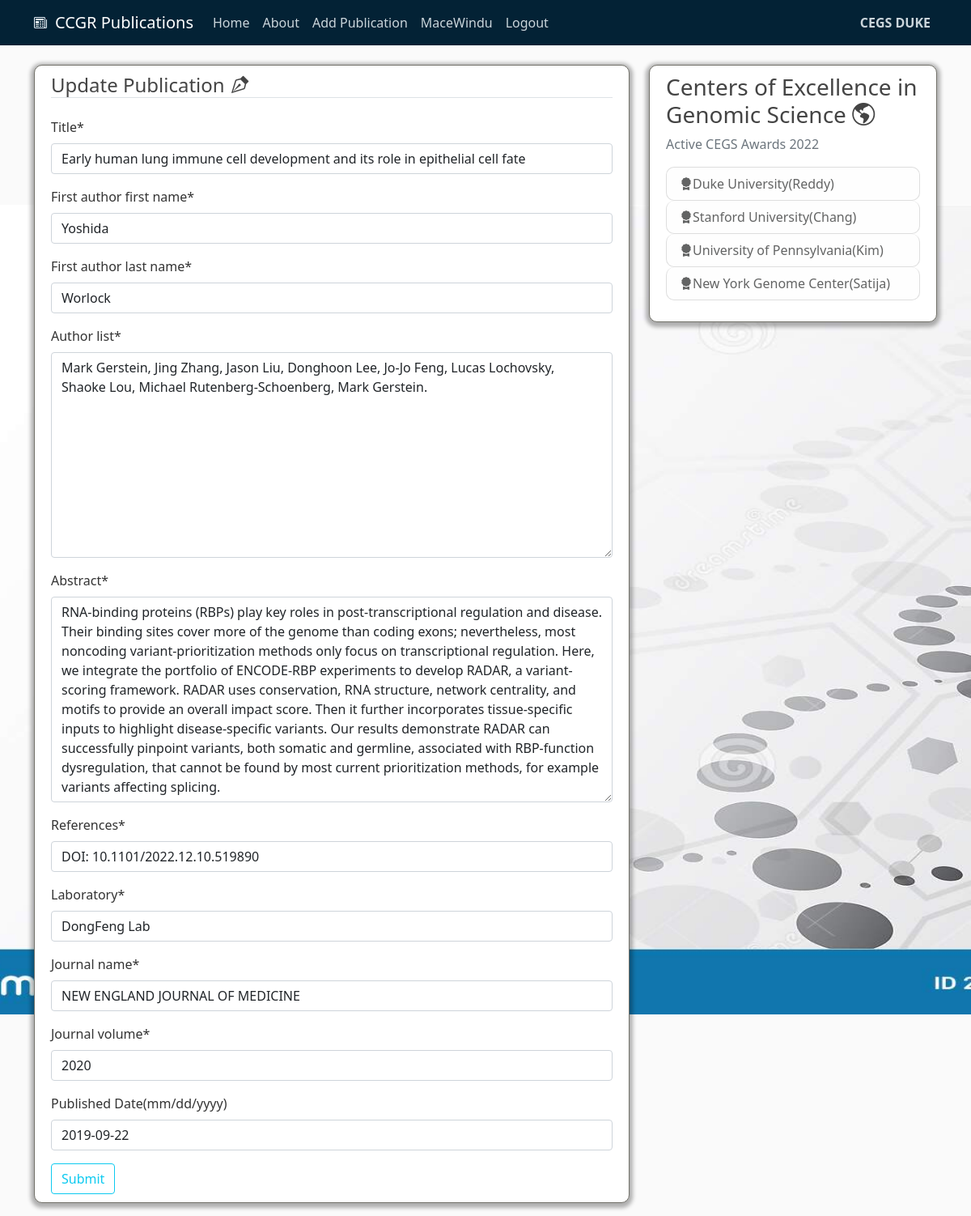
/publication/3/update/ (signed in), run on the app's committed database.
### publications/models.py (models this page shows, shortened)
class Publication(models.Model):
    title = models.CharField(max_length=115)
    first_author_first_name = models.CharField(max_length=20)
    first_author_last_name = models.CharField(max_length=20)
    author_list = models.TextField()
    abstract = models.TextField()
    references = models.CharField(max_length=50)
    laboratory = models.CharField(max_length=50)
    journal_name = models.CharField(max_length=50)
    journal_volume = models.CharField(max_length=10)
    published_date = models.DateField("Published Date(mm/dd/yyyy)",
        auto_now_add=False, auto_now=False, blank=True, null=True
    )
    date_posted = models.DateTimeField(default=timezone.now)
    user = models.ForeignKey(User, on_delete=models.CASCADE)

### publications/views.py (the view, shortened to what this page needs)
class PublicationUpdateView(LoginRequiredMixin, UserPassesTestMixin, UpdateView):
    model = Publication
    fields = ["title","first_author_first_name","first_author_last_name","author_list", "abstract", "references", "laboratory", "journal_name", "journal_volume","published_date"]
    def test_func(self):
        publication = self.get_object()
        if self.request.user == publication.user:
            return True
        return False

### publications/templates/publications/publication_form.html (shortened to what this page needs)
{% extends "publications/application.html" %}
{% load crispy_forms_tags %}
{% block content %}
<div class="content-section">
    <form method="POST">
        <fieldset class="form-group">
            {% if publication.user == user %}
                <h4><legend class="border-bottom mb-4">Update Publication <i class="bi bi-vector-pen"></i></legend></h4>
            {% else %}
            <h4><legend class="border-bottom mb-4">Add Publication <i class="bi bi-vector-pen"></i></legend></h4>
            {% endif %}
            {{ form|crispy }}
        </fieldset>
        <div class="form-group">
            <button class="btn btn-outline-info" type="submit">Submit</button>
        </div>
    </form>
</div>
{% endblock content %}

### publications/templates/publications/application.html (shortened to what this page needs)
{% load static %}
<!DOCTYPE html>
<html>
<head>
  <link href="https://cdn.jsdelivr.net/npm/bootstrap@5.0.2/dist/css/bootstrap.min.css" rel="stylesheet"
>
  <link rel="stylesheet" href="https://cdn.jsdelivr.net/npm/bootstrap-icons@1.10.2/font/bootstrap-icons.css">
  <link rel="stylesheet" type="text/css" href="{% static 'publications/main.css' %}">
</head>
<body id="bg" style="background-image: url('{% static 'publications/background-image3.jpg'%}')">
  <header class="site-header">
    <nav class="navbar navbar-expand-md navbar-dark bg-steel fixed-top">
      <div class="container">
        <i class="bi bi-newspaper" style="color: aliceblue; padding-right: 10px;" ></i>
        <a class="navbar-brand mr-4" href="/">CCGR Publications</a>
        <div class="collapse navbar-collapse" id="navbarToggle">
          <div class="navbar-nav mr-auto">
            <a class="nav-item nav-link" href="{% url 'publications-home' %}">Home</a>
            <a class="nav-item nav-link" href="https://www.genome.gov/Funded-Programs-Projects/Centers-of-Excellence-in-Genomic-Science">About</a>
            {% if user.is_authenticated %}
            <a class="nav-item nav-link" href="{% url 'publication-create' %}">Add Publication</a>
            <a class="nav-item nav-link" href="{% url 'profile' %}">{{ user.username }}</a>
            <a class="nav-item nav-link" href="{% url 'logout' %}">Logout</a>
            {% else %}
            <a class="nav-item nav-link" href="{% url 'login' %}">Login</a>
            <a class="nav-item nav-link" href="{% url 'user-register' %}">Register</a>
            {% endif %}
          </div>
          <div class="navbar-nav ms-auto">
            <a class="nav-item nav-link" href="http://reddylab.org/" style="font-weight: bold;"> CEGS DUKE</a>
          </div>
        </div>
      </div>
    </nav>
  </header>
  <main role="main" class="container">
    <div class="row">
      <div class="col-md-8">
        {% block content %}{% endblock %}
      </div>
      <div class="col-md-4">
        <div class="content-section">
          <h3>Centers of Excellence in Genomic Science <i class="bi bi-globe-americas"></i></h3>
          <p class='text-muted'> Active CEGS Awards 2022
          <ul class="list-group">
            <li class="list-group-item list-group-item-light" style="border-radius: 10px;"><i class="bi bi-award-fill"></i>Duke University(Reddy)</li>
            <li class="list-group-item list-group-item-light" style="border-radius: 10px;"><i class="bi bi-award-fill"></i>Stanford University(Chang)</li>
            <li class="list-group-item list-group-item-light" style="border-radius: 10px;"><i class="bi bi-award-fill"></i>University of Pennsylvania(Kim)</li>
            <li class="list-group-item list-group-item-light" style="border-radius: 10px;"><i class="bi bi-award-fill"></i>New York Genome Center(Satija)</li>
          </ul>
          </p>
        </div>
      </div>
    </div>
  </main>
</body>
</html>

### publications/static/publications/main.css (style rules this page uses)
body { background: #fafafa; color: #333333; margin-top: 5rem; }
h1, h2, h3, h4, h5, h6 { color: #444444; }
ul { margin: 0; }
.bg-steel { background-color: #032235; }
.site-header .navbar-nav .nav-link { color: #cbd5db; }
.content-section { background: #ffffff; padding: 10px 20px; border: 1px solid #727169; border-radius: 10px; margin-bottom: 20px; box-shadow: 0px 2px 5px 4px rgba(0,0,0,.3); }

### publications/templates/publications/application.html (style rules this page uses)
#bg { background-size: 2000px 1000px; background-repeat: no-repeat; background-position: center; background-attachment: fixed; }

### data on the page
Publication: title "Early human lung immune cell development and its role in epithelial cell fate", first_author_first_name "Yoshida", first_author_last_name "Worlock", author_list "Mark Gerstein, Jing Zhang, Jason Liu, Donghoon Lee, Jo-Jo Feng, Lucas Lochovsky, Shaoke Lou, Michael Rutenberg-Schoenberg, Mark Gerstein.", abstract "RNA-binding proteins (RBPs) play key roles in post-transcriptional regulation and disease. Their binding sites cover more of the genome than coding exons; nevertheless, most noncoding variant-prioritization methods only focus on transcriptional regulation. Here, we integrate the portfolio of ENCODE-RBP experiments to develop RADAR, a variant-scoring framework. RADAR uses conservation, RNA structure, network centrality, and motifs to provide an overall impact score. Then it further incorporates tissue-specific inputs to highlight disease-specific variants. Our results demonstrate RADAR can successfully pinpoint variants, both somatic and germline, associated with RBP-function dysregulation,…", references "DOI: 10.1101/2022.12.10.519890", laboratory "DongFeng Lab", journal_name "NEW ENGLAND JOURNAL OF MEDICINE", journal_volume "2020", published_date "2019-09-22"

### other printed values
{{ user.username }} "MaceWindu"
